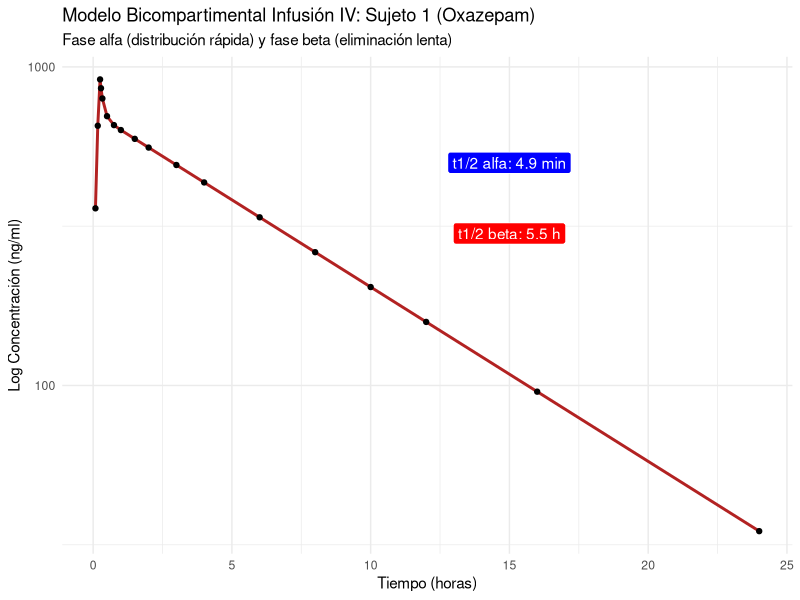
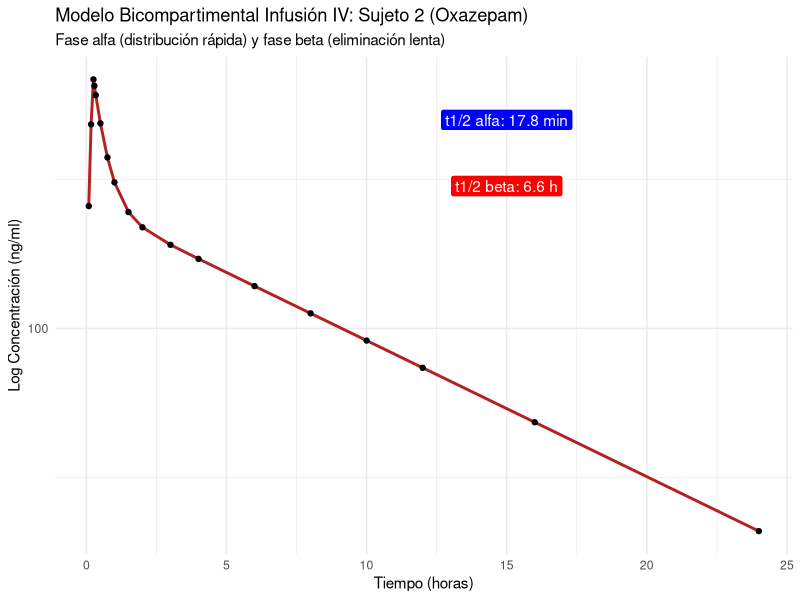
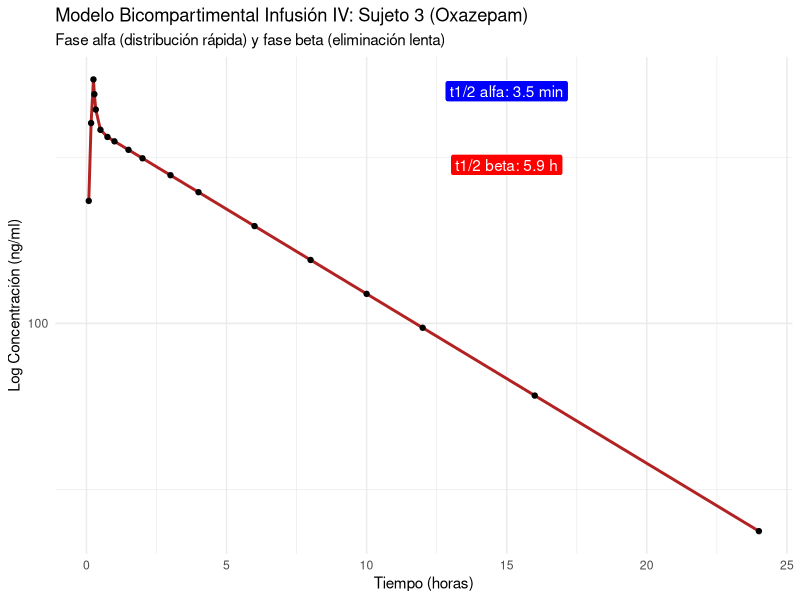
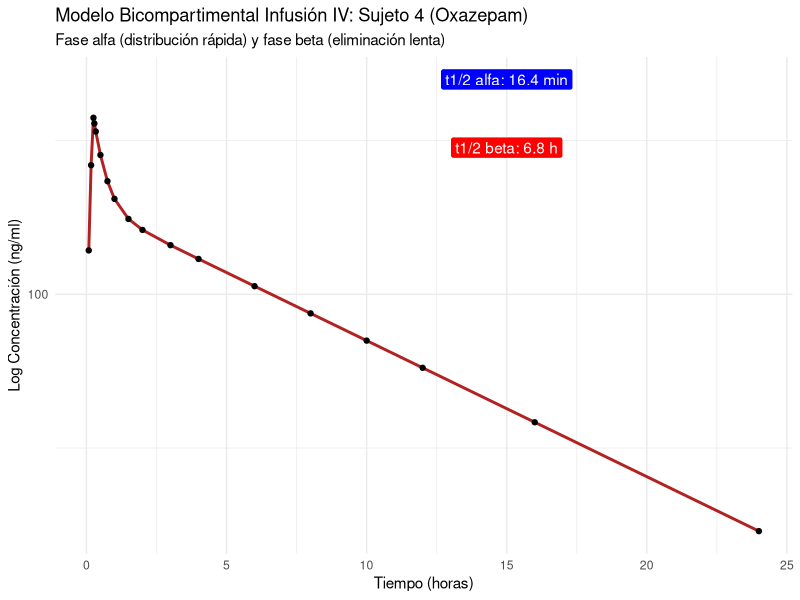
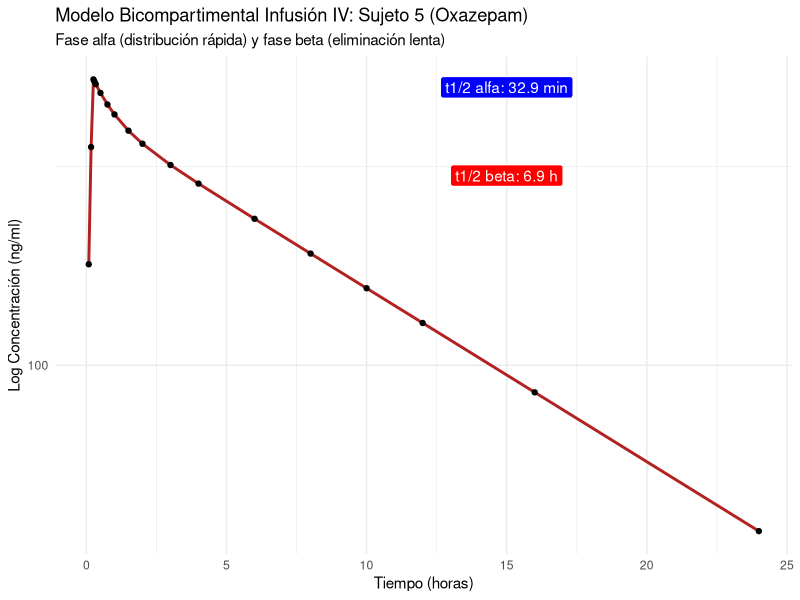
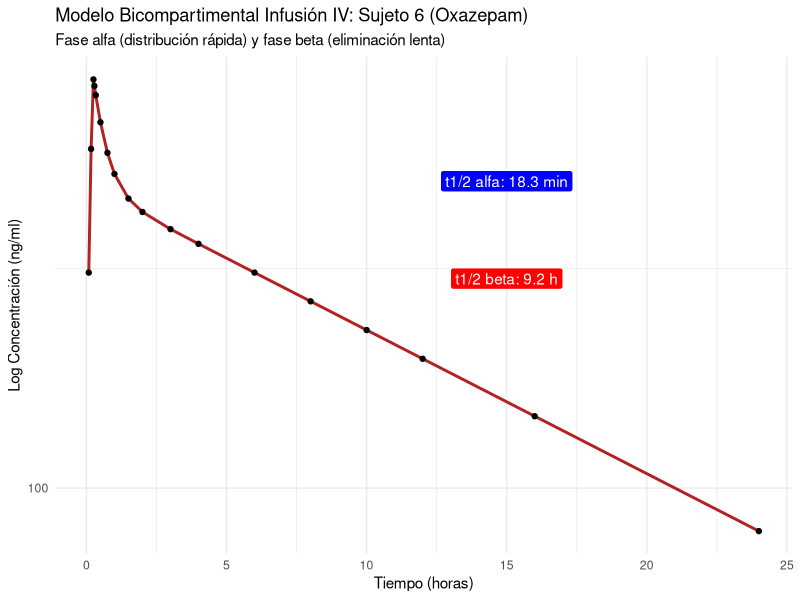

Write the R code that produced these figures, in order.
install.packages("ggplot2")
library("ggplot2")

#PARA EL SUJETO 1:
peso <- 58          # kg
dosis <- 15000000   # 15 mg en ng
vc_l_kg <- 0.21     # L/kg
cl_ml_min_kg <- 0.76# ml/min/kg
t12_alpha_min <- 4.9# min (Distribución)
t12_beta_h <- 5.5 # h (Eliminación)

vc_total <- vc_l_kg * peso * 1000  # Convertir a ml
cl_total <- cl_ml_min_kg * peso    # ml/min
alpha <- log(2) / t12_alpha_min
beta <- log(2) / (t12_beta_h * 60)

#Info extra
sexo <- "F"
edad <- 27
vss_l_kg <- 0.37        # L/kg  → distribución en estado estacionario

dosis_mg <- dosis / 1e6  # mg   (1 mg = 1 × 10⁶ ng)
t_infusion_min    <- 15             # min 
t_total_min    <- 1440  # min    ventana de observación
k0 <- dosis / t_infusion_min


k10 <- cl_total / vc_total
k21 <- (alpha * beta) / k10
k12 <- alpha + beta - k10 - k21    # residuo; debe ser > 0

#Ya que quiero modelar la infusión real, debo considerarlo como la suma de los tiempos:
#   (+k0) que arranca en t = 0   (infusión ficticia infinita)
#   (−k0) que arranca en t = T  (corta la infusión ficticia)
#
#   C_continua(t):  concentración si la infusión NUNCA se detuviera
#   Durante infusión → C(t) = C_continua(t)
#   Post-infusión   → C(t) = C_continua(t) − C_continua(t − t_infusion)

Concentracion_continua <- function(t) {
  # Término α: numerador = k0(k21−α)(1−e^{−αt}), denominador = Vc·α·(β−α)
  # Término β: numerador = k0(k21−β)(1−e^{−βt}), denominador = Vc·β·(α−β)
  R <- k0 * (k21 - alpha) * (1 - exp(-alpha * t)) / (vc_total * alpha * (beta - alpha))
  S <- k0 * (k21 - beta)  * (1 - exp(-beta  * t)) / (vc_total * beta  * (alpha - beta))
  R + S
}

# Lo siguiete fue para obtener los datos que fueran consistentes con los tiempos que da PKSim
# Parte 1: De 0 a 2.0 con intervalos de 0.05
#parte1 <- seq(0, 2.0, by = 0.05)
# Parte 2: De 2.25 a 24 con intervalos de 0.25
#parte2 <- seq(2.25, 24, by = 0.25)
#tiempos_h <- c(parte1, parte2)

tiempos_h <- c(0.08333334, 0.1666667, 0.25, 0.2833333, 0.3333333, 0.5, 0.75, 1, 1.5, 2, 3, 4, 6, 8, 10, 12, 16, 24)
tiempos_min <- tiempos_h * 60

Concentraciones_evaluadas <- sapply(tiempos_min, function(t) {
  if (t <= t_infusion_min) {
    Concentracion_continua(t)
  } else {
    Concentracion_continua(t) - Concentracion_continua(t - t_infusion_min)
  }
})

df_sim <- data.frame(
  Tiempo_h = tiempos_min / 60,
  Concentracion_ng_ml = Concentraciones_evaluadas
)

ggplot(df_sim, aes(x = Tiempo_h, y = Concentracion_ng_ml)) +
  geom_line(color = "firebrick", linewidth = 1) +
  geom_point(color = "black", size = 1.5) + # Añadimos puntos para marcar los muestreos
  scale_y_log10(breaks = c(10, 100, 1000), labels = c("10", "100", "1000")) + # Escala logarítmica para ver las dos fases (alfa y beta)  
  labs(
    title = "Modelo Bicompartimental Infusión IV: Sujeto 1 (Oxazepam)",
    subtitle = "Fase alfa (distribución rápida) y fase beta (eliminación lenta)",
    x = "Tiempo (horas)",
    y = "Log Concentración (ng/ml)"
  ) +
  theme_minimal() +
  annotate("label", x = 15, y = 500, label = paste("t1/2 alfa:", round(t12_alpha_min, 2), "min"), color = "white", fill = "blue") +
  annotate("label", x = 15, y = 300, label = paste("t1/2 beta:", round(t12_beta_h, 2), "h"), color = "white", fill = "red")

df_sim
#VALORES  PARA SUJETO 1 OXAZEPAM 15 MG IV INFUSION
peso 
dosis 
vc_l_kg 
cl_ml_min_kg 
t12_alpha_min 
t12_beta_h 
vc_total 
cl_total 
alpha
beta 
sexo
edad
vss_l_kg
dosis_mg 
t_infusion_min 
t_total_min 
k0 
k10 
k21 
k12 

#PARA EL SUJETO 2:
peso <- 65          # kg
dosis <- 15000000   # 15 mg en ng
vc_l_kg <- 0.28     # L/kg
cl_ml_min_kg <- 1.43# ml/min/kg
t12_alpha_min <- 17.8# min (Distribución)
t12_beta_h <- 6.6 # h (Eliminación)

vc_total <- vc_l_kg * peso * 1000  # Convertir a ml
cl_total <- cl_ml_min_kg * peso    # ml/min
alpha <- log(2) / t12_alpha_min
beta <- log(2) / (t12_beta_h * 60)

#Info extra
sexo <- "M"
edad <- 32
vss_l_kg <- 0.77        # L/kg  → distribución en estado estacionario

dosis_mg <- dosis / 1e6  # mg   (1 mg = 1 × 10⁶ ng)
t_infusion_min    <- 15             # min 
t_total_min    <- 1440  # h    ventana de observación
k0 <- dosis / t_infusion_min


k10 <- cl_total / vc_total
k21 <- (alpha * beta) / k10
k12 <- alpha + beta - k10 - k21    # residuo; debe ser > 0

Concentracion_continua <- function(t) {
  # Término α: numerador = k0(k21−α)(1−e^{−αt}), denominador = Vc·α·(β−α)
  # Término β: numerador = k0(k21−β)(1−e^{−βt}), denominador = Vc·β·(α−β)
  R <- k0 * (k21 - alpha) * (1 - exp(-alpha * t)) / (vc_total * alpha * (beta - alpha))
  S <- k0 * (k21 - beta)  * (1 - exp(-beta  * t)) / (vc_total * beta  * (alpha - beta))
  R + S
}


# Lo siguiete fue para obtener los datos que fueran consistentes con los tiempos que da PKSim
# Parte 1: De 0 a 2.0 con intervalos de 0.05
#parte1 <- seq(0, 2.0, by = 0.05)
# Parte 2: De 2.25 a 24 con intervalos de 0.25
#parte2 <- seq(2.25, 24, by = 0.25)
#tiempos_h <- c(parte1, parte2)

tiempos_h <- c(0.08333334, 0.1666667, 0.25, 0.2833333, 0.3333333, 0.5, 0.75, 1, 1.5, 2, 3, 4, 6, 8, 10, 12, 16, 24)
tiempos_min <- tiempos_h * 60

Concentraciones_evaluadas <- sapply(tiempos_min, function(t) {
  if (t <= t_infusion_min) {
    Concentracion_continua(t)
  } else {
    Concentracion_continua(t) - Concentracion_continua(t - t_infusion_min)
  }
})

df_sim <- data.frame(
  Tiempo_h = tiempos_min / 60,
  Concentracion_ng_ml = Concentraciones_evaluadas
)

ggplot(df_sim, aes(x = Tiempo_h, y = Concentracion_ng_ml)) +
  geom_line(color = "firebrick", linewidth = 1) +
  geom_point(color = "black", size = 1.5) + # Añadimos puntos para marcar los muestreos
  scale_y_log10(breaks = c(10, 100, 1000), labels = c("10", "100", "1000")) + # Escala logarítmica para ver las dos fases (alfa y beta)  
  labs(
    title = "Modelo Bicompartimental Infusión IV: Sujeto 2 (Oxazepam)",
    subtitle = "Fase alfa (distribución rápida) y fase beta (eliminación lenta)",
    x = "Tiempo (horas)",
    y = "Log Concentración (ng/ml)"
  ) +
  theme_minimal() +
  annotate("label", x = 15, y = 500, label = paste("t1/2 alfa:", round(t12_alpha_min, 2), "min"), color = "white", fill = "blue") +
  annotate("label", x = 15, y = 300, label = paste("t1/2 beta:", round(t12_beta_h, 2), "h"), color = "white", fill = "red")

df_sim
#VALORES  PARA SUJETO 2 OXAZEPAM 15 MG IV INFUSION
peso 
dosis 
vc_l_kg 
cl_ml_min_kg 
t12_alpha_min 
t12_beta_h 
vc_total 
cl_total 
alpha
beta 
sexo
edad
vss_l_kg
dosis_mg 
t_infusion_min 
t_total_min 
k0 
k10 
k21 
k12 

#PARA EL SUJETO 3:
peso <- 68          # kg
dosis <- 15000000   # 15 mg en ng
vc_l_kg <- 0.25     # L/kg
cl_ml_min_kg <- 1.09# ml/min/kg
t12_alpha_min <- 3.5# min (Distribución)
t12_beta_h <- 5.9 # h (Eliminación)

vc_total <- vc_l_kg * peso * 1000  # Convertir a ml
cl_total <- cl_ml_min_kg * peso    # ml/min
alpha <- log(2) / t12_alpha_min
beta <- log(2) / (t12_beta_h * 60)

#Info extra
sexo <- "M"
edad <- 38
vss_l_kg <- 0.56        # L/kg  → distribución en estado estacionario

dosis_mg <- dosis / 1e6  # mg   (1 mg = 1 × 10⁶ ng)
t_infusion_min    <- 15             # min 
t_total_min    <- 1440  # h    ventana de observación
k0 <- dosis / t_infusion_min


k10 <- cl_total / vc_total
k21 <- (alpha * beta) / k10
k12 <- alpha + beta - k10 - k21    # residuo; debe ser > 0


Concentracion_continua <- function(t) {
  # Término α: numerador = k0(k21−α)(1−e^{−αt}), denominador = Vc·α·(β−α)
  # Término β: numerador = k0(k21−β)(1−e^{−βt}), denominador = Vc·β·(α−β)
  R <- k0 * (k21 - alpha) * (1 - exp(-alpha * t)) / (vc_total * alpha * (beta - alpha))
  S <- k0 * (k21 - beta)  * (1 - exp(-beta  * t)) / (vc_total * beta  * (alpha - beta))
  R + S
}

# Lo siguiete fue para obtener los datos que fueran consistentes con los tiempos que da PKSim
# Parte 1: De 0 a 2.0 con intervalos de 0.05
#parte1 <- seq(0, 2.0, by = 0.05)
# Parte 2: De 2.25 a 24 con intervalos de 0.25
#parte2 <- seq(2.25, 24, by = 0.25)
#tiempos_h <- c(parte1, parte2)

tiempos_h <- c(0.08333334, 0.1666667, 0.25, 0.2833333, 0.3333333, 0.5, 0.75, 1, 1.5, 2, 3, 4, 6, 8, 10, 12, 16, 24)
tiempos_min <- tiempos_h * 60

Concentraciones_evaluadas <- sapply(tiempos_min, function(t) {
  if (t <= t_infusion_min) {
    Concentracion_continua(t)
  } else {
    Concentracion_continua(t) - Concentracion_continua(t - t_infusion_min)
  }
})

df_sim <- data.frame(
  Tiempo_h = tiempos_min / 60,
  Concentracion_ng_ml = Concentraciones_evaluadas
)

ggplot(df_sim, aes(x = Tiempo_h, y = Concentracion_ng_ml)) +
  geom_line(color = "firebrick", linewidth = 1) +
  geom_point(color = "black", size = 1.5) + # Añadimos puntos para marcar los muestreos
  scale_y_log10(breaks = c(10, 100, 1000), labels = c("10", "100", "1000")) + # Escala logarítmica para ver las dos fases (alfa y beta)  
  labs(
    title = "Modelo Bicompartimental Infusión IV: Sujeto 3 (Oxazepam)",
    subtitle = "Fase alfa (distribución rápida) y fase beta (eliminación lenta)",
    x = "Tiempo (horas)",
    y = "Log Concentración (ng/ml)"
  ) +
  theme_minimal() +
  annotate("label", x = 15, y = 500, label = paste("t1/2 alfa:", round(t12_alpha_min, 2), "min"), color = "white", fill = "blue") +
  annotate("label", x = 15, y = 300, label = paste("t1/2 beta:", round(t12_beta_h, 2), "h"), color = "white", fill = "red")

df_sim
#VALORES  PARA SUJETO 3 OXAZEPAM 15 MG IV INFUSION
peso 
dosis 
vc_l_kg 
cl_ml_min_kg 
t12_alpha_min 
t12_beta_h 
vc_total 
cl_total 
alpha
beta 
sexo
edad
vss_l_kg
dosis_mg 
t_infusion_min 
t_total_min 
k0 
k10 
k21 
k12 

#PARA EL SUJETO 4:
peso <- 87          # kg
dosis <- 15000000   # 15 mg en ng
vc_l_kg <- 0.39     # L/kg
cl_ml_min_kg <- 1.44# ml/min/kg
t12_alpha_min <- 16.4# min (Distribución)
t12_beta_h <- 6.8 # h (Eliminación)

vc_total <- vc_l_kg * peso * 1000  # Convertir a ml
cl_total <- cl_ml_min_kg * peso    # ml/min
alpha <- log(2) / t12_alpha_min
beta <- log(2) / (t12_beta_h * 60)

#Info extra
sexo <- "M"
edad <- 38
vss_l_kg <- 0.88        # L/kg  → distribución en estado estacionario

dosis_mg <- dosis / 1e6  # mg   (1 mg = 1 × 10⁶ ng)
t_infusion_min    <- 15             # min 
t_total_min    <- 1440  # h    ventana de observación
k0 <- dosis / t_infusion_min


k10 <- cl_total / vc_total
k21 <- (alpha * beta) / k10
k12 <- alpha + beta - k10 - k21    # residuo; debe ser > 0


Concentracion_continua <- function(t) {
  # Término α: numerador = k0(k21−α)(1−e^{−αt}), denominador = Vc·α·(β−α)
  # Término β: numerador = k0(k21−β)(1−e^{−βt}), denominador = Vc·β·(α−β)
  R <- k0 * (k21 - alpha) * (1 - exp(-alpha * t)) / (vc_total * alpha * (beta - alpha))
  S <- k0 * (k21 - beta)  * (1 - exp(-beta  * t)) / (vc_total * beta  * (alpha - beta))
  R + S
}

# Lo siguiete fue para obtener los datos que fueran consistentes con los tiempos que da PKSim
# Parte 1: De 0 a 2.0 con intervalos de 0.05
#parte1 <- seq(0, 2.0, by = 0.05)
# Parte 2: De 2.25 a 24 con intervalos de 0.25
#parte2 <- seq(2.25, 24, by = 0.25)
#tiempos_h <- c(parte1, parte2)

tiempos_h <- c(0.08333334, 0.1666667, 0.25, 0.2833333, 0.3333333, 0.5, 0.75, 1, 1.5, 2, 3, 4, 6, 8, 10, 12, 16, 24)
tiempos_min <- tiempos_h * 60

Concentraciones_evaluadas <- sapply(tiempos_min, function(t) {
  if (t <= t_infusion_min) {
    Concentracion_continua(t)
  } else {
    Concentracion_continua(t) - Concentracion_continua(t - t_infusion_min)
  }
})

df_sim <- data.frame(
  Tiempo_h = tiempos_min / 60,
  Concentracion_ng_ml = Concentraciones_evaluadas
)

ggplot(df_sim, aes(x = Tiempo_h, y = Concentracion_ng_ml)) +
  geom_line(color = "firebrick", linewidth = 1) +
  geom_point(color = "black", size = 1.5) + # Añadimos puntos para marcar los muestreos
  scale_y_log10(breaks = c(10, 100, 1000), labels = c("10", "100", "1000")) + # Escala logarítmica para ver las dos fases (alfa y beta)  
  labs(
    title = "Modelo Bicompartimental Infusión IV: Sujeto 4 (Oxazepam)",
    subtitle = "Fase alfa (distribución rápida) y fase beta (eliminación lenta)",
    x = "Tiempo (horas)",
    y = "Log Concentración (ng/ml)"
  ) +
  theme_minimal() +
  annotate("label", x = 15, y = 500, label = paste("t1/2 alfa:", round(t12_alpha_min, 2), "min"), color = "white", fill = "blue") +
  annotate("label", x = 15, y = 300, label = paste("t1/2 beta:", round(t12_beta_h, 2), "h"), color = "white", fill = "red")

df_sim
#VALORES  PARA SUJETO 4 OXAZEPAM 15 MG IV INFUSION
peso 
dosis 
vc_l_kg 
cl_ml_min_kg 
t12_alpha_min 
t12_beta_h 
vc_total 
cl_total 
alpha
beta 
sexo
edad
vss_l_kg
dosis_mg 
t_infusion_min 
t_total_min 
k0 
k10 
k21 
k12

#PARA EL SUJETO 5:
peso <- 56          # kg
dosis <- 15000000   # 15 mg en ng
vc_l_kg <- 0.49     # L/kg
cl_ml_min_kg <- 1.04# ml/min/kg
t12_alpha_min <- 32.9# min (Distribución)
t12_beta_h <- 6.9 # h (Eliminación)

vc_total <- vc_l_kg * peso * 1000  # Convertir a ml
cl_total <- cl_ml_min_kg * peso    # ml/min
alpha <- log(2) / t12_alpha_min
beta <- log(2) / (t12_beta_h * 60)

#Info extra
sexo <- "f"
edad <- 29
vss_l_kg <- 0.62        # L/kg  → distribución en estado estacionario

dosis_mg <- dosis / 1e6  # mg   (1 mg = 1 × 10⁶ ng)
t_infusion_min    <- 15             # min 
t_total_min    <- 1440  # h    ventana de observación
k0 <- dosis / t_infusion_min


k10 <- cl_total / vc_total
k21 <- (alpha * beta) / k10
k12 <- alpha + beta - k10 - k21    # residuo; debe ser > 0

Concentracion_continua <- function(t) {
  # Término α: numerador = k0(k21−α)(1−e^{−αt}), denominador = Vc·α·(β−α)
  # Término β: numerador = k0(k21−β)(1−e^{−βt}), denominador = Vc·β·(α−β)
  R <- k0 * (k21 - alpha) * (1 - exp(-alpha * t)) / (vc_total * alpha * (beta - alpha))
  S <- k0 * (k21 - beta)  * (1 - exp(-beta  * t)) / (vc_total * beta  * (alpha - beta))
  R + S
}

# Lo siguiete fue para obtener los datos que fueran consistentes con los tiempos que da PKSim
# Parte 1: De 0 a 2.0 con intervalos de 0.05
#parte1 <- seq(0, 2.0, by = 0.05)
# Parte 2: De 2.25 a 24 con intervalos de 0.25
#parte2 <- seq(2.25, 24, by = 0.25)
#tiempos_h <- c(parte1, parte2)

tiempos_h <- c(0.08333334, 0.1666667, 0.25, 0.2833333, 0.3333333, 0.5, 0.75, 1, 1.5, 2, 3, 4, 6, 8, 10, 12, 16, 24)
tiempos_min <- tiempos_h * 60

Concentraciones_evaluadas <- sapply(tiempos_min, function(t) {
  if (t <= t_infusion_min) {
    Concentracion_continua(t)
  } else {
    Concentracion_continua(t) - Concentracion_continua(t - t_infusion_min)
  }
})

df_sim <- data.frame(
  Tiempo_h = tiempos_min / 60,
  Concentracion_ng_ml = Concentraciones_evaluadas
)

ggplot(df_sim, aes(x = Tiempo_h, y = Concentracion_ng_ml)) +
  geom_line(color = "firebrick", linewidth = 1) +
  geom_point(color = "black", size = 1.5) + # Añadimos puntos para marcar los muestreos
  scale_y_log10(breaks = c(10, 100, 1000), labels = c("10", "100", "1000")) + # Escala logarítmica para ver las dos fases (alfa y beta)  
  labs(
    title = "Modelo Bicompartimental Infusión IV: Sujeto 5 (Oxazepam)",
    subtitle = "Fase alfa (distribución rápida) y fase beta (eliminación lenta)",
    x = "Tiempo (horas)",
    y = "Log Concentración (ng/ml)"
  ) +
  theme_minimal() +
  annotate("label", x = 15, y = 500, label = paste("t1/2 alfa:", round(t12_alpha_min, 2), "min"), color = "white", fill = "blue") +
  annotate("label", x = 15, y = 300, label = paste("t1/2 beta:", round(t12_beta_h, 2), "h"), color = "white", fill = "red")

df_sim
#VALORES  PARA SUJETO 5 OXAZEPAM 15 MG IV INFUSION
peso 
dosis 
vc_l_kg 
cl_ml_min_kg 
t12_alpha_min 
t12_beta_h 
vc_total 
cl_total 
alpha
beta 
sexo
edad
vss_l_kg
dosis_mg 
t_infusion_min 
t_total_min 
k0 
k10 
k21 
k12


#PARA EL SUJETO 6:
peso <- 70          # kg
dosis <- 15000000   # 15 mg en ng
vc_l_kg <- 0.22     # L/kg
cl_ml_min_kg <- 0.54# ml/min/kg
t12_alpha_min <- 18.3# min (Distribución)
t12_beta_h <- 9.2 # h (Eliminación)

vc_total <- vc_l_kg * peso * 1000  # Convertir a ml
cl_total <- cl_ml_min_kg * peso    # ml/min
alpha <- log(2) / t12_alpha_min
beta <- log(2) / (t12_beta_h * 60)

#Info extra
sexo <- "M"
edad <- 26
vss_l_kg <- 0.42        # L/kg  → distribución en estado estacionario

dosis_mg <- dosis / 1e6  # mg   (1 mg = 1 × 10⁶ ng)
t_infusion_min    <- 15             # min 
t_total_min    <- 1440  # h    ventana de observación
k0 <- dosis / t_infusion_min


k10 <- cl_total / vc_total
k21 <- (alpha * beta) / k10
k12 <- alpha + beta - k10 - k21    # residuo; debe ser > 0

Concentracion_continua <- function(t) {
  # Término α: numerador = k0(k21−α)(1−e^{−αt}), denominador = Vc·α·(β−α)
  # Término β: numerador = k0(k21−β)(1−e^{−βt}), denominador = Vc·β·(α−β)
  R <- k0 * (k21 - alpha) * (1 - exp(-alpha * t)) / (vc_total * alpha * (beta - alpha))
  S <- k0 * (k21 - beta)  * (1 - exp(-beta  * t)) / (vc_total * beta  * (alpha - beta))
  R + S
}

# Lo siguiete fue para obtener los datos que fueran consistentes con los tiempos que da PKSim
# Parte 1: De 0 a 2.0 con intervalos de 0.05
#parte1 <- seq(0, 2.0, by = 0.05)
# Parte 2: De 2.25 a 24 con intervalos de 0.25
#parte2 <- seq(2.25, 24, by = 0.25)
#tiempos_h <- c(parte1, parte2)

tiempos_h <- c(0.08333334, 0.1666667, 0.25, 0.2833333, 0.3333333, 0.5, 0.75, 1, 1.5, 2, 3, 4, 6, 8, 10, 12, 16, 24)
tiempos_min <- tiempos_h * 60

Concentraciones_evaluadas <- sapply(tiempos_min, function(t) {
  if (t <= t_infusion_min) {
    Concentracion_continua(t)
  } else {
    Concentracion_continua(t) - Concentracion_continua(t - t_infusion_min)
  }
})

df_sim <- data.frame(
  Tiempo_h = tiempos_min / 60,
  Concentracion_ng_ml = Concentraciones_evaluadas
)

ggplot(df_sim, aes(x = Tiempo_h, y = Concentracion_ng_ml)) +
  geom_line(color = "firebrick", linewidth = 1) +
  geom_point(color = "black", size = 1.5) + # Añadimos puntos para marcar los muestreos
  scale_y_log10(breaks = c(10, 100, 1000), labels = c("10", "100", "1000")) + # Escala logarítmica para ver las dos fases (alfa y beta)  
  labs(
    title = "Modelo Bicompartimental Infusión IV: Sujeto 6 (Oxazepam)",
    subtitle = "Fase alfa (distribución rápida) y fase beta (eliminación lenta)",
    x = "Tiempo (horas)",
    y = "Log Concentración (ng/ml)"
  ) +
  theme_minimal() +
  annotate("label", x = 15, y = 500, label = paste("t1/2 alfa:", round(t12_alpha_min, 2), "min"), color = "white", fill = "blue") +
  annotate("label", x = 15, y = 300, label = paste("t1/2 beta:", round(t12_beta_h, 2), "h"), color = "white", fill = "red")

df_sim
#VALORES  PARA SUJETO 6 OXAZEPAM 15 MG IV INFUSION
peso 
dosis 
vc_l_kg 
cl_ml_min_kg 
t12_alpha_min 
t12_beta_h 
vc_total 
cl_total 
alpha
beta 
sexo
edad
vss_l_kg
dosis_mg 
t_infusion_min 
t_total_min 
k0 
k10 
k21 
k12
